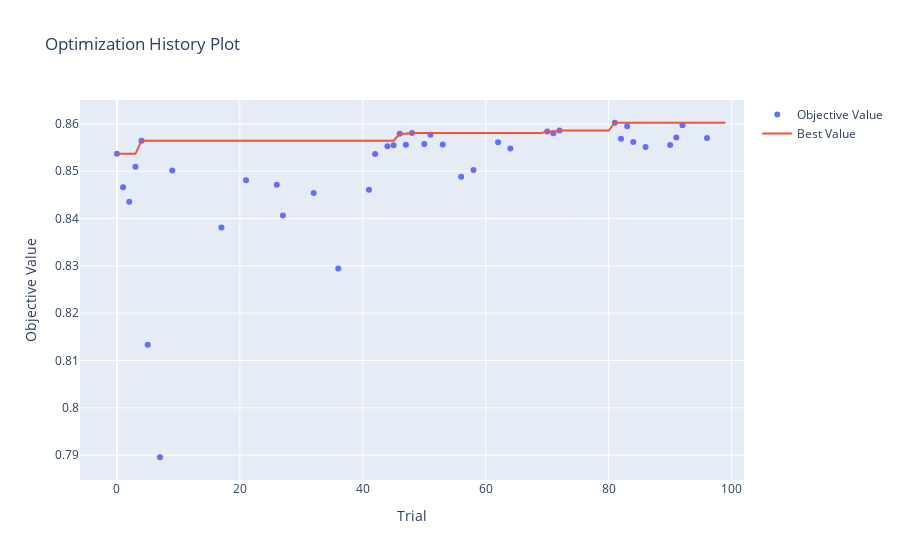

Notebook code for this chart:
### Markdown cell above
## ***Optuna Visualization***

### Code cell
optuna.visualization.plot_optimization_history(study_xg_bal)
